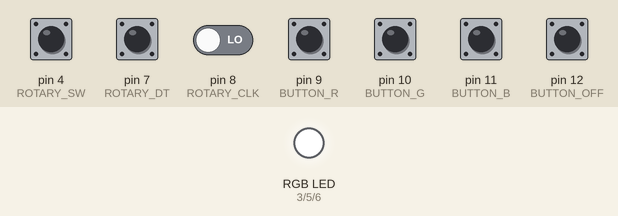
This sketch was run on a simulated Arduino Uno, built with avr-gcc and run on an emulated ATmega328P. Shown: an RGB LED mixed from three pins (HIGH = lit). The test bench sets the inputs (shaded band); at power-on: pin 4 (ROTARY_SW), pin 7 (ROTARY_DT), pin 9 (BUTTON_R), pin 10 (BUTTON_G), pin 11 (BUTTON_B), pin 12 (BUTTON_OFF) HIGH, pin 8 (ROTARY_CLK) LOW. What the sketch prints to the serial monitor is not drawn.

Above: at 0.1 s.
Timing chart, 0 to 1.6 s (numbered marks = the images above):
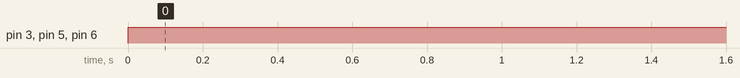

Measured:
- by itself, pin 3 (LED_R), pin 5 (LED_G), pin 6 (LED_B): LOW → HIGH at 0.00 s

The sketch:

Rotary.ino
```cpp
/*
 * INF471C - Connected Objects and the Internet of Things (IoT)
 * Arduino basics - Rotary light controller
 * Ilja Tihhanovski

 * When powering on the Arduino, the LED is off,
   and turning the rotary controller doesn't do anything -
   it is in "neutral" state, so to speak.

 * To set the R-value, one must first press the R switch,
   then turn the shank of the rotary controller to vary the red LED intensity.

 * To set the G-value, one must first press the G switch,
   then turn the shank of the rotary controller to vary the green LED intensity.

 * To set the B-value, one must first press the B switch,
   then turn the shank of the rotary controller to vary the blue LED intensity.

 * The RGB values at any given time must be printed in the serial console.

 * Pressing the shank of the rotary controller (remember, it's a switch)
   will put the rotary controller back in 'N' --neutral--,
   where turning it no longer changes the intensity of any colour.

 * Finally, an "off switch" of sorts must exist, which sets all of R, G, and B to 0
   (thus, turns off the RGB led), and sets the rotary controller back in 'N'.

*/

#include <Arduino.h>  //mostly to be able to use nullptr in code -- https://arduino.stackexchange.com/questions/34377/setting-a-pointer-to-null-in-arduino-library-error-null-was-not-declared-in

//Define input and output pins
//LED
#define LED_R 3
#define LED_G 5
#define LED_B 6

//Rotary encoder
#define ROTARY_SW   4
#define ROTARY_DT   7
#define ROTARY_CLK  8

//Buttons
#define BUTTON_R 9
#define BUTTON_G 10
#define BUTTON_B 11
#define BUTTON_OFF 12

#define COLOR_STEP 10 // step to encrease or decrease color on every click

void setup() {

  //RGB LED pins
  pinMode(LED_R, OUTPUT);
  pinMode(LED_G, OUTPUT);
  pinMode(LED_B, OUTPUT);

  //Buttons
  pinMode (BUTTON_R, INPUT_PULLUP);
  pinMode (BUTTON_G, INPUT_PULLUP);
  pinMode (BUTTON_B, INPUT_PULLUP);
  pinMode (BUTTON_OFF, INPUT_PULLUP);

  //Rotary encoder
  pinMode(ROTARY_CLK, INPUT);
  pinMode(ROTARY_DT, INPUT);
  pinMode(ROTARY_SW, INPUT_PULLUP);

  //Set all colors to 0
  resetColors();

  //This time serial will be always used
  Serial.begin(9600);
  Serial.flush();

}

//RGB values
int red = 0;
int green = 0;
int blue = 0;

//Pointer to current color to set
int * color = nullptr;

//Rotary encoder handling code

//Old saved clk and dt values
int clk = 0;
int dt = 0;

// Get rotation direction from encoder
//  Returns:
//     0 if no direction detected
//    -1 for counter-clockwise direction
//    +1 for clockwise direction
inline short int getDirection() {
  short int ret = 0;
  //Copy-paste from Moodle:
  int newCLK = digitalRead(ROTARY_CLK);
  int newDT = digitalRead(ROTARY_DT);

  for (int i=0; i < 1600; i++) asm volatile ("NOP");  // switch debounce

  if ( (newCLK != clk) && newCLK == LOW ) {           // CLK has changed from HIGH to LOW
    if ( dt == LOW)
      ret = -1;
    else
      ret = 1;
  }
  clk = newCLK;
  dt = newDT;
  return ret;
}

// Set all colors to initial value
// Also set current color pointer to "neutral"
inline void resetColors()
{
  red = 0;
  green = 0;
  blue = 0;
  color = nullptr;
}

// Print hex value with leading 0 for values less than F
inline void printHex(int h)
{
  if(h < 16)
    Serial.print("0");
  Serial.print(h, HEX);
}


// Print out current color (global red, green, blue in hex format)
inline void printColor()
{
  Serial.print("Color: #");
  printHex(red);
  printHex(green);
  printHex(blue);
  Serial.println("");
}

// Variables to remember colors' previous values
// We initialize it with impossible values to "automatically" set default colors (0, 0, 0) at first iteration
int oldR = -1, oldG = -1, oldB = -1;

// Set RGB LED pins
// I have common anode LED, so sending 255 to pin means no light (no voltage between anode and color),
// 0 means brightest light
inline void setRGBLed(byte r, byte g, byte b)
{
  if((oldR == r) && (oldG == g) && (oldB == b)) // Any digital write will be done only if something was changed
    return;

  analogWrite(LED_R, 255 - r);
  analogWrite(LED_G, 255 - g);
  analogWrite(LED_B, 255 - b);
  printColor();

  oldR = red;
  oldG = green;
  oldB = blue;
}

void loop() {
  // Check color switch buttons
  // When button is pressed, correspondent color will be referenced by our color pointer
  if(digitalRead(BUTTON_R) == LOW)
    color = & red;
  if(digitalRead(BUTTON_G) == LOW)
    color = & green;
  if(digitalRead(BUTTON_B) == LOW)
    color = & blue;

  // If off button is pressed, reset colors
  if(digitalRead(BUTTON_OFF) == LOW)
    resetColors();

  // If rotary encoder shaft is pressed, then reset current color pointer
  if(digitalRead(ROTARY_SW) == LOW)
    color = nullptr;

  // Receive rotation direction from rotary encoder
  //  0 - no rotation
  // -1 - counter-clockwise
  //  1 - clockwise
  int dir = getDirection();

  if(dir != 0) {                              // If rotation is detected (possible direction is -1 or +1)
    if(color != nullptr) {                    // And if color to change selected (pointer is not NULL)
      *color = *color + dir * COLOR_STEP;     // Increase or decrease it
      if(*color < 0) *color = 0;              // Brightness can't be below zero
      if(*color > 255) *color = 255;          // Brightness can't be above 255
    }
  }

  setRGBLed(red, green, blue);                // Set LEDs on every loop
}
```
